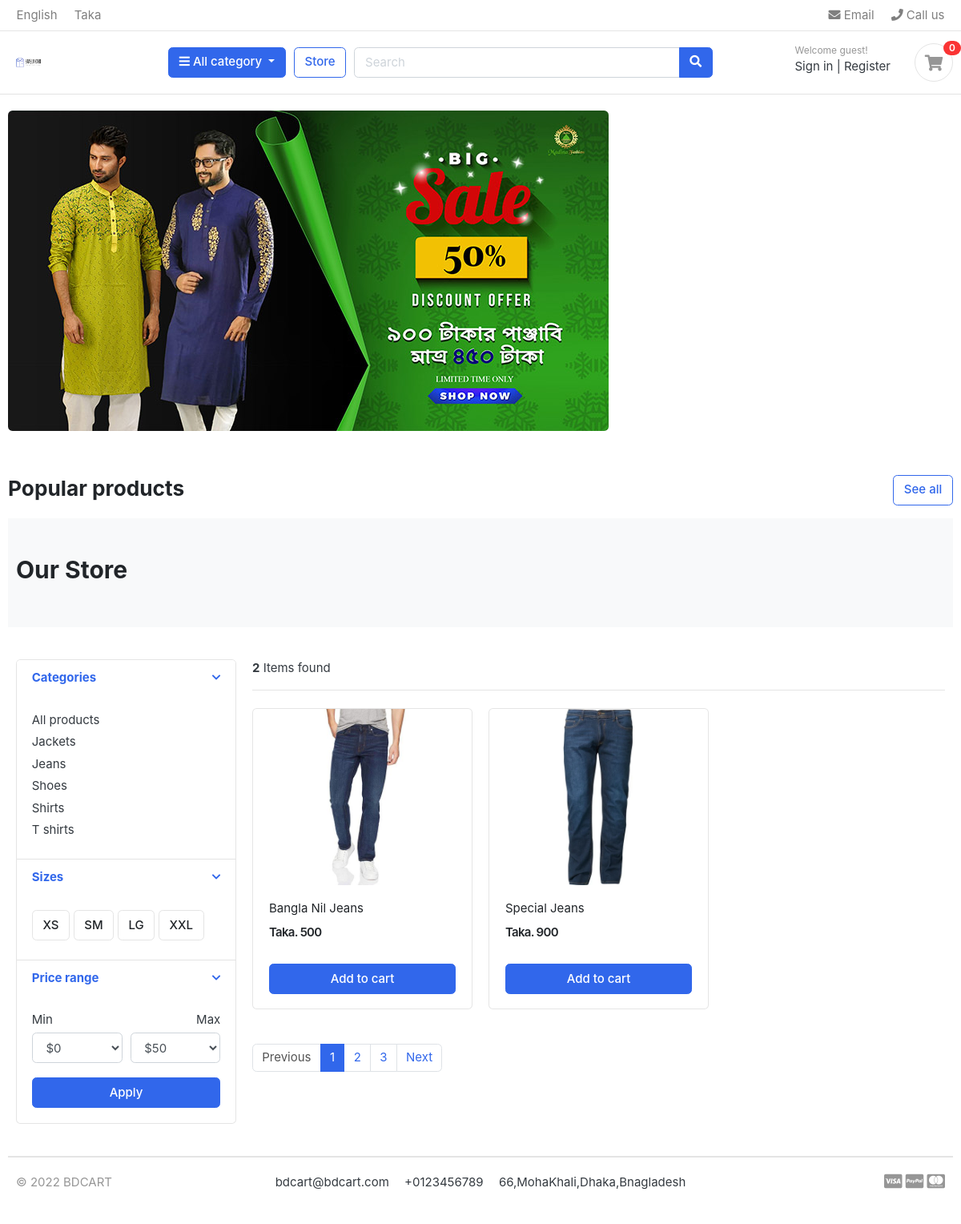
Page /store/category/jeans/ on the committed database.
### category/models.py (models this page shows, shortened)
class Category(models.Model):
    category_name = models.CharField(max_length=50, unique=True)
    slug = models.SlugField(max_length=100, unique=True)
    description = models.TextField(max_length=255, blank=True)
    cat_image = models.ImageField(upload_to='photos/categories', blank=True)
    class Meta:
        verbose_name = 'category'
        verbose_name_plural = 'categories'
    def get_url(self):
            return reverse('products_by_category', args=[self.slug])

### store/models.py (models this page shows, shortened)
class Product(models.Model):
    product_name    = models.CharField(max_length=200, unique=True)
    slug            = models.SlugField(max_length=200, unique=True)
    description     = models.TextField(max_length=500, blank=True)
    price           = models.IntegerField()
    images          = models.ImageField(upload_to='photos/products')
    stock           = models.IntegerField()
    is_available    = models.BooleanField(default=True)
    category        = models.ForeignKey(Category, on_delete=models.CASCADE)
    created_date    = models.DateTimeField(auto_now_add=True)
    modified_date   = models.DateTimeField(auto_now=True)
    def get_url(self):
        return reverse('product_detail', args=[self.category.slug, self.slug])

### store/views.py (the view)
# urls.py: path('store/',include('store.urls')),
def store(request, category_slug=None):
    categories = None
    products = None
    if category_slug != None:
        categories = get_object_or_404(Category, slug=category_slug)
        products = Product.objects.filter(category=categories, is_available=True)
        product_count = products.count()
    else:
        products = Product.objects.all().filter(is_available=True).order_by('id')
        product_count = products.count()
    context = {
        'products': products,
        'product_count': product_count,
    }
    return render(request, 'store/store.html', context)

### carts/context_processors.py (called while the page is built)
def counter(request):
    cart_count=0
    if 'admin' in request.path:
        return()
    else:
        try:
            cart=Cart.objects.filter(cart_id=_cart_id(request))
            cart_items=CartItem.objects.all().filter(cart=cart[:1])
            for cart_item in cart_items:
                cart_count+=cart_item.quantity
        except Cart.DoesNotExist:
            cart_count=0
    return dict(cart_count=cart_count)

### carts/views.py (called while the page is built)
def _cart_id(request):
    cart = request.session.session_key
    if not cart:
        cart = request.session.create()
    return cart

### category/context_processors.py (called while the page is built)
def menu_links(request):
 links =Category.objects.all()
 return dict(links=links)

### templates/store/store.html (shortened to what this page needs)
{% extends 'base.html' %}
{% load static %}
{% block content %}
<section class="section-pagetop bg">
    <div class="container">
        <h2 class="title-page">Our Store</h2>
    </div>
    </section>
    <section class="section-content padding-y">
    <div class="container">
    <div class="row">
        <aside class="col-md-3">
    <div class="card">
        <article class="filter-group">
            <header class="card-header">
                <a href="#" data-toggle="collapse" data-target="#collapse_1" aria-expanded="true" class="">
                    <i class="icon-control fa fa-chevron-down"></i>
                    <h6 class="title">Categories</h6>
                </a>
            </header>
            <div class="filter-content collapse show" id="collapse_1" style="">
                <div class="card-body">
                    <ul class="list-menu">
                    <li><a href="{% url 'store' %}">All products</a></li>
                    {% for category in links %}
                    <li><a href="{{category.get_url}}">{{category.category_name}}</a></li>
                    {% endfor %}
                    </ul>
                </div>
            </div>
        </article>
        <article class="filter-group">
            <header class="card-header">
                <a href="#" data-toggle="collapse" data-target="#collapse_4" aria-expanded="true" class="">
                    <i class="icon-control fa fa-chevron-down"></i>
                    <h6 class="title">Sizes </h6>
                </a>
            </header>
            <div class="filter-content collapse show" id="collapse_4" style="">
                <div class="card-body">
                  <label class="checkbox-btn">
                    <span class="btn btn-light"> XS </span>
                  </label>
                  <label class="checkbox-btn">
                    <span class="btn btn-light"> SM </span>
                  </label>
                  <label class="checkbox-btn">
                    <span class="btn btn-light"> LG </span>
                  </label>
                  <label class="checkbox-btn">
                    <span class="btn btn-light"> XXL </span>
                  </label>
            </div>
            </div>
        </article>
        <article class="filter-group">
            <header class="card-header">
                <a href="#" data-toggle="collapse" data-target="#collapse_3" aria-expanded="true" class="">
                    <i class="icon-control fa fa-chevron-down"></i>
                    <h6 class="title">Price range </h6>
                </a>
            </header>
            <div class="filter-content collapse show" id="collapse_3" style="">
                <div class="card-body">
                    <div class="form-row">
                    <div class="form-group col-md-6">
                      <label>Min</label>
                          <select class="mr-2 form-control">
                            <option value="0">$0</option>
                        </select>
                    </div>
                    <div class="form-group text-right col-md-6">
                      <label>Max</label>
                          <select class="mr-2 form-control">
                            <option value="50">$50</option>
                        </select>
                    </div>
                    </div>
                    <button class="btn btn-block btn-primary">Apply</button>
                </div>
            </div>
        </article>
    </div>
        </aside>
        <main class="col-md-9">
    <header class="border-bottom mb-4 pb-3">
            <div class="form-inline">
                <span class="mr-md-auto"><b>{{ products.count }}</b> Items found </span>
            </div>
    </header>
    <div class="row">
        {% for product in products %}
        <div class="col-md-4">
            <figure class="card card-product-grid">
                <div class="img-wrap">
                    <img src={{product.images.url}}>
                </div>
                <figcaption class="info-wrap">
                    <div class="fix-height">
                        <a href="{{product.get_url}}" class="title">{{ product.product_name }}</a>
                        <div class="price-wrap mt-2">
                            <span class="price">Taka. {{product.price}}</span>
                        </div>
                    </div>
                    <a href="{% url 'add_cart' product.id %}" class="btn btn-block btn-primary">Add to cart </a>
                </figcaption>
            </figure>
        </div>
        {% endfor %}
    </div>
    <nav class="mt-4" aria-label="Page navigation sample">
      <ul class="pagination">
        <li class="page-item disabled"><a class="page-link" href="#">Previous</a></li>
        <li class="page-item active"><a class="page-link" href="#">1</a></li>
        <li class="page-item"><a class="page-link" href="#">2</a></li>
        <li class="page-item"><a class="page-link" href="#">3</a></li>
        <li class="page-item"><a class="page-link" href="#">Next</a></li>
      </ul>
    </nav>
        </main>
    </div>
    </div>
    </section>
{% endblock %}

### static/css/ui.css (style rules this page uses)
html { font-family: "Inter", sans-serif; font-size: 15px; }
.img-wrap { text-align: center; display: block; }
.img-wrap img { max-width: 100%; }
.price-wrap { letter-spacing: -0.7px; }
.padding-y { padding-top: 40px; padding-bottom: 40px; }
figure { margin-bottom: 0; }
article:after, .form-group:after { display: block; clear: both; content: ""; }
.bg { background-color: #f8f9fa; }
.title-page { color: #212529; }
.btn-light { background-color: #fff; border-color: #e4e4e4; }
[class*=list-] li:after { visibility: hidden; display: block; content: ""; overflow: hidden; height: 0; clear: both; }
.list-menu { list-style: none; margin: 0; padding-left: 0; }
.list-menu li { margin-bottom: 5px; }
.list-menu a { color: #343a40; }
[class*=card-product] a.title { color: #212529; display: block; }
[class*=card-product] .img-wrap { overflow: hidden; position: relative; }
[class*=card-product] .img-wrap img { height: 100%; max-width: 100%; width: auto; display: inline-block; -o-object-fit: cover; object-fit: cover; }
.card-product-grid { margin-bottom: 20px; }
.card-product-grid .img-wrap { border-radius: 0.2rem 0.2rem 0 0; height: 220px; }
.card-product-grid .info-wrap { overflow: hidden; padding: 18px 20px; }
.card-product-grid .fix-height { height: 80px; overflow: hidden; }
.card .img-wrap { overflow: hidden; }
.price { font-weight: 600; color: #212529; }
.icon-control { margin-top: 5px; float: right; font-size: 80%; }
.card-header .title { margin-bottom: 0; line-height: 1.5; }
.filter-group { border-bottom: 1px solid #e4e4e4; }
.filter-group .card-header { border-bottom: 0; }
.filter-group:last-child { border-bottom: 0; }
.checkbox-btn { position: relative; }
.section-pagetop { padding: 45px 0; }

### rows in the picture
Category: category_name "Jackets"
Category: category_name "Jeans"
Category: category_name "Shoes"
Category: category_name "Shirts"
Category: category_name "T shirts"
Product: images (picture), product_name "Bangla Nil Jeans", price "500"
Product: images (picture), product_name "Special Jeans", price "900"

### other values in the picture
{{ cart_count }} "0"
{{ products.count }} "2"
